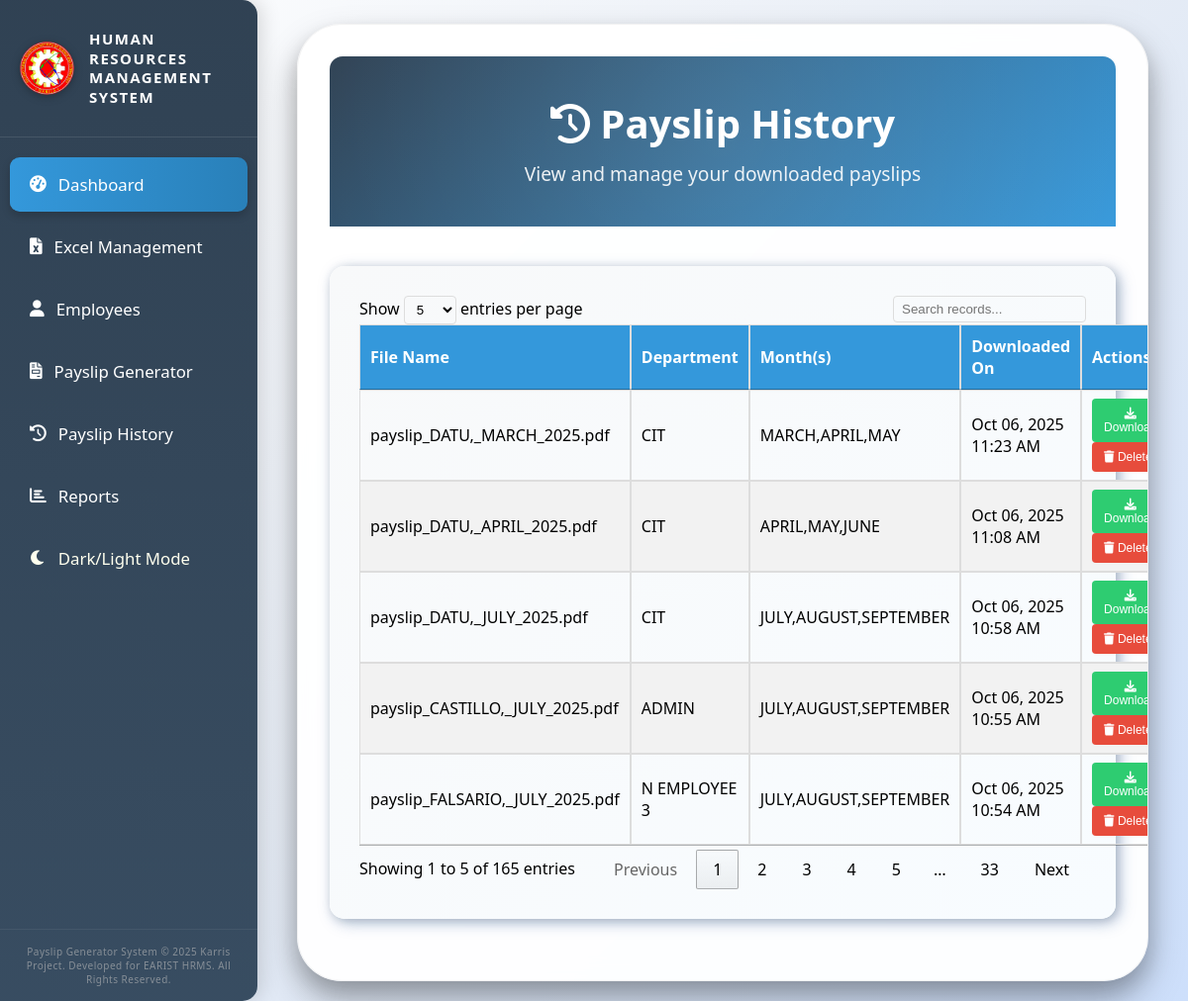
Page /payslip_history.php on the earlier database version.
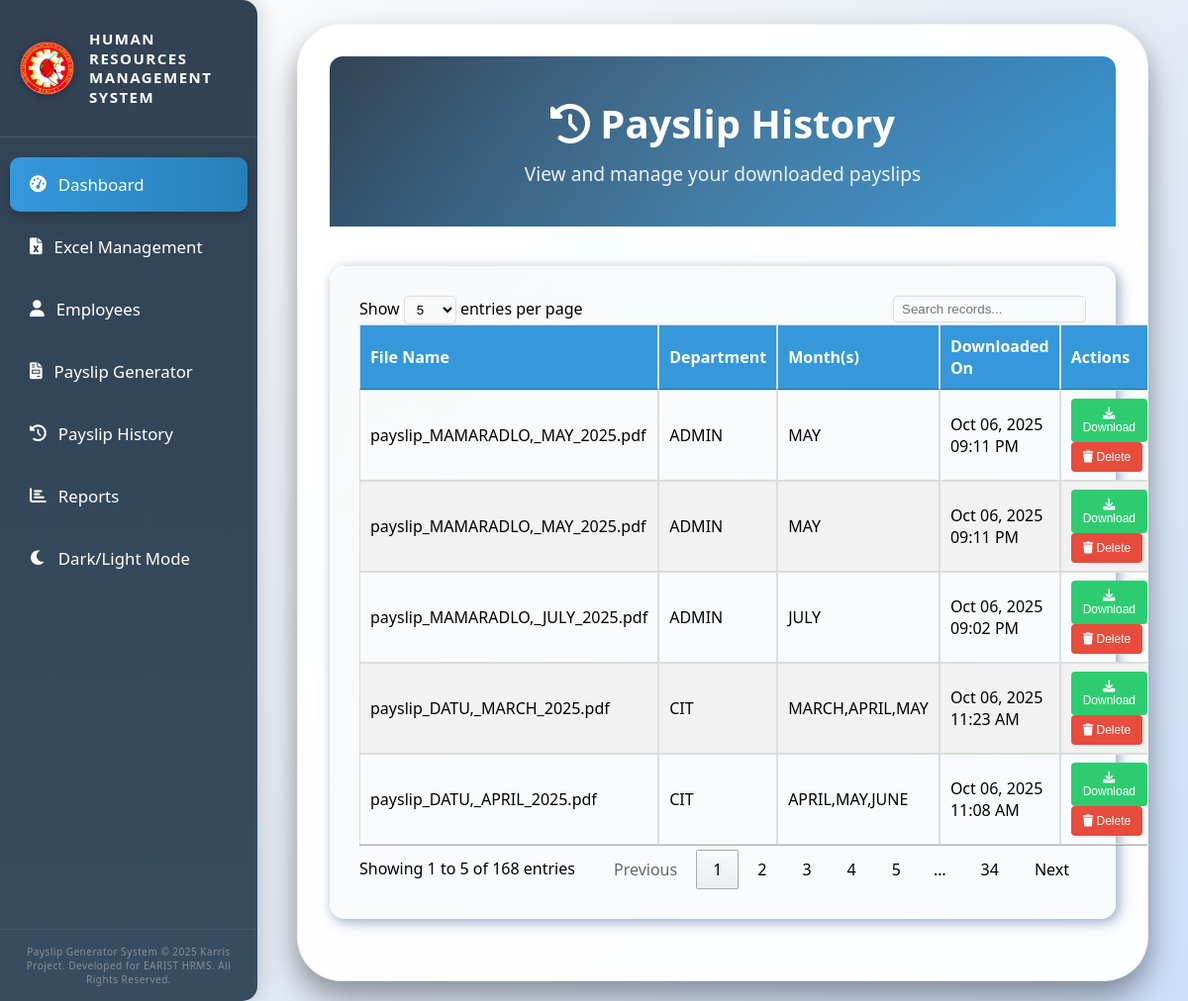
Same page on the later database version.
### tables this page shows
CREATE TABLE `payslip_history` (
  `id` int(11) NOT NULL,
  `file_name` varchar(255) NOT NULL,
  `employee_name` varchar(255) NOT NULL,
  `department` varchar(100) NOT NULL,
  `months` varchar(255) NOT NULL,
  `download_time` datetime DEFAULT current_timestamp(),
  `user_id` int(11) NOT NULL
);

### payslip_history.php (the view, shortened to what this page needs)
<?php
require_once 'db.php';
$query = "SELECT * FROM payslip_history ORDER BY download_time DESC";
$stmt = $conn->prepare($query);
$stmt->execute();
$result = $stmt->get_result();
$history = $result->fetch_all(MYSQLI_ASSOC);
?>
<!DOCTYPE html>
<html lang="en">
<head>
    <link href="https://cdnjs.cloudflare.com/ajax/libs/font-awesome/6.0.0/css/all.min.css" rel="stylesheet">
    <link href="https://cdn.datatables.net/1.11.5/css/jquery.dataTables.min.css" rel="stylesheet">
    <link href="https://cdn.jsdelivr.net/npm/sweetalert2@11.7.32/dist/sweetalert2.min.css" rel="stylesheet">
</head>
<body>
    <div class="container">
        <div class="header">
            <h1><i class="fas fa-history"></i> Payslip History</h1>
            <p>View and manage your downloaded payslips</p>
        </div>
        <div class="main-content">
            <div class="search-section">
                <table id="historyTable" class="history-table">
                    <thead>
                        <tr>
                            <th>File Name</th>
                            <th>Department</th>
                            <th>Month(s)</th>
                            <th>Downloaded On</th>
                            <th>Actions</th>
                        </tr>
                    </thead>
                    <tbody>
                        <?php foreach ($history as $record): ?>
                        <tr>
                            <td><?= htmlspecialchars($record['file_name']) ?></td>
                            <td><?= htmlspecialchars($record['department']) ?></td>
                            <td><?= htmlspecialchars($record['months']) ?></td>
                            <td><?= date('M d, Y h:i A', strtotime($record['download_time'])) ?></td>
                            <td>
                                <button class="action-btn download-btn" onclick="downloadRecord(<?= $record['id'] ?>)">
                                    <i class="fas fa-download"></i> Download
                                </button>
                                <button class="action-btn delete-btn" onclick="deleteRecord(<?= $record['id'] ?>)">
                                    <i class="fas fa-trash"></i> Delete
                                </button>
                            </td>
                        </tr>
                        <?php endforeach; ?>
                    </tbody>
                </table>
            </div>
        </div>
    </div>
    <nav class="sidebar" id="sidebar">
        <div class="sidebar-header">
            <img src="EARIST_Logo (1).png" alt="Logo" class="sidebar-logo">
            <span class="sidebar-title">HUMAN RESOURCES MANAGEMENT SYSTEM</span>
        </div>
        <ul class="sidebar-menu">
            <li class="activeTab"><i class="fas fa-tachometer-alt"></i> Dashboard</li>
            <li><i class="fas fa-file-excel"></i> Excel Management</li>
            <li><i class="fas fa-user"></i> Employees</li>
            <li><i class="fas fa-file-invoice"></i> Payslip Generator</li>
            <li><i class="fas fa-history"></i> Payslip History</li>
            <li><i class="fas fa-chart-bar"></i> Reports</li>
            <li class="mode-toggle" onclick="toggleDarkMode()"><i class="fas fa-moon"></i> Dark/Light Mode</li>
        </ul>
        <div class="credit">Payslip Generator System © 2025 Karris Project. Developed for EARIST HRMS. All Rights Reserved.</div>
    </nav>
</body>
</html>

### payslip_history.php (style rules this page uses)
* { margin: 0; padding: 0; box-sizing: border-box; }
body { font-family: 'Segoe UI', Tahoma, Geneva, Verdana, sans-serif; background: linear-gradient(135deg, #ffffff 0%, #e6ecf5 50%, #cddffb 100%); padding: 20px; transition: background-color 0.3s ease, color 0.3s ease; }
.history-table { width: 100%; border-collapse: collapse; margin-top: 20px; }
.history-table th, .history-table td { padding: 12px 15px; border: 1px solid #ddd; text-align: left; }
.history-table th { background-color: #3498db; color: white; }
.history-table tr:nth-child(even) { background-color: #f2f2f2; }
.action-btn { padding: 8px 12px; border: none; border-radius: 4px; cursor: pointer; margin-right: 5px; font-size: 12px; transition: all 0.3s ease; }
.delete-btn { background-color: #e74c3c; color: white; }
.download-btn { background-color: #2ecc71; color: white; }
.container { position: relative; width: calc(100% - 300px); margin-left: 280px; margin-top: 4px; background: rgba(255, 255, 255, 0.95); border-radius: 45px; box-shadow: 0 10px 20px rgba(0,0,0,0.1), 0 15px 30px rgba(0,0,0,0.15), 0 20px 40px rgba(0,0,0,0.2); backdrop-filter: blur(10px); border: 1px solid rgba(0,0,0,0.05); overflow: hidden; padding: 32px; box-sizing: border-box; }
.header { background: linear-gradient(135deg, #2c3e50 0%, #3498db 100%); display: flex; flex-direction: column; text-align: center; padding: 40px; color: white; position: relative; overflow: hidden; border-top-right-radius: 13px; border-top-left-radius: 13px; }
.header::before { content: ''; position: absolute; top: -50%; left: -50%; width: 200%; height: 200%; background: radial-gradient(circle, rgba(255,255,255,0.1) 0%, transparent 70%); animation: pulse 4s ease-in-out infinite; }
.header h1 { font-size: 2.5em; margin-bottom: 10px; position: relative; z-index: 1; }
.header p { font-size: 1.2em; opacity: 0.9; position: relative; z-index: 1; }
.sidebar { position: fixed; top: 0; left: 0; width: 260px; height: 100%; background: linear-gradient(180deg, rgba(44, 62, 80, 0.98) 0%, rgba(52, 73, 94, 0.98) 100%); color: #fff; box-shadow: 4px 0 20px rgba(0,0,0,0.15); z-index: 999; display: flex; flex-direction: column; padding-top: 0; border-top-right-radius: 15px; border-bottom-right-radius: 15px; }
.sidebar-header { display: flex; padding: 30px 15px; border-bottom: 1px solid rgba(255,255,255,0.1); position: relative; align-items: center; }
.sidebar-logo { width: 55px; height: 55px; margin-left: 5px; object-fit: contain; filter: drop-shadow(0 2px 4px rgba(0,0,0,0.3)); }
.sidebar-title { font-size: 15px; font-weight: bold; letter-spacing: 1.5px; flex: 1; margin-left: 15px; line-height: 1.3; }
.sidebar-menu { list-style: none; padding: 20px 10px; margin: 0; flex: 1; display: flex; flex-direction: column; gap: 8px; }
.sidebar-menu li { padding: 16px 20px; font-size: 1.05em; cursor: pointer; border-radius: 10px; transition: all 0.3s ease; display: flex; align-items: center; gap: 12px; position: relative; overflow: hidden; }
.sidebar-menu li::before { content: ''; position: absolute; left: 0; top: 0; height: 100%; width: 4px; background: #3498db; transform: scaleY(0); transition: transform 0.3s ease; }
.sidebar-menu li:hover::before, .sidebar-menu li.activeTab::before { transform: scaleY(1); }
.sidebar-menu .activeTab { background: linear-gradient(90deg, #3498db 0%, #2980b9 100%); color: #fff; box-shadow: 0 4px 8px rgba(0,0,0,0.2); }
.sidebar-menu .mode-toggle { color: #ffe; }
.credit { padding: 15px; font-size: 10px; color: #bbb; text-align: center; opacity: 0.6; letter-spacing: 0.5px; line-height: 1.4; border-top: 1px solid rgba(255,255,255,0.1); }
.main-content { background: linear-gradient(135deg, #f8f9fa 0%, #f8fcffff 100%); border-radius: 15px; padding: 30px; margin-bottom: 30px; margin-top: 40px; box-shadow: 2px 2px 10px rgba(0, 0, 0, 0.15), 4px 4px 15px rgba(163, 183, 212, 0.8); }

Differences in the rows shown:
no longer on this page (row unchanged): payslip_history: file_name "payslip_DATU,_JULY_2025.pdf", department "CIT", months "JULY,AUGUST,SEPTEMBER", download_time "Oct 06, 2025 10:58 AM"
no longer on this page (row unchanged): payslip_history: file_name "payslip_CASTILLO,_JULY_2025.pdf", department "ADMIN", months "JULY,AUGUST,SEPTEMBER", download_time "Oct 06, 2025 10:55 AM"
no longer on this page (row unchanged): payslip_history: file_name "payslip_FALSARIO,_JULY_2025.pdf", department "N EMPLOYEE 3", months "JULY,AUGUST,SEPTEMBER", download_time "Oct 06, 2025 10:54 AM"
added payslip_history: file_name "payslip_MAMARADLO,_MAY_2025.pdf", department "ADMIN", months "MAY", download_time "Oct 06, 2025 09:11 PM"
added payslip_history: file_name "payslip_MAMARADLO,_MAY_2025.pdf", department "ADMIN", months "MAY", download_time "Oct 06, 2025 09:11 PM"
added payslip_history: file_name "payslip_MAMARADLO,_JULY_2025.pdf", department "ADMIN", months "JULY", download_time "Oct 06, 2025 09:02 PM"
Other differences:
text written by a page script: "Show entries per page Showing 1 to 5 of 165 entries Previous 1 2 3 4 5 … 33 Next" → "Show entries per page Showing 1 to 5 of 168 entries Previous 1 2 3 4 5 … 34 Next"
